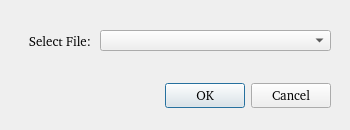
<?xml version="1.0" encoding="UTF-8"?>
<ui version="4.0">
 <class>dlgFileSave</class>
 <widget class="QDialog" name="dlgFileSave">
  <property name="geometry">
   <rect>
    <x>0</x>
    <y>0</y>
    <width>350</width>
    <height>130</height>
   </rect>
  </property>
  <property name="windowTitle">
   <string>File Save</string>
  </property>
  <widget class="QDialogButtonBox" name="dlgbxFileSave">
   <property name="geometry">
    <rect>
     <x>70</x>
     <y>80</y>
     <width>261</width>
     <height>32</height>
    </rect>
   </property>
   <property name="font">
    <font>
     <family>Piboto [Goog]</family>
     <pointsize>10</pointsize>
    </font>
   </property>
   <property name="orientation">
    <enum>Qt::Horizontal</enum>
   </property>
   <property name="standardButtons">
    <set>QDialogButtonBox::Cancel|QDialogButtonBox::Ok</set>
   </property>
  </widget>
  <widget class="QComboBox" name="cbxFileList">
   <property name="geometry">
    <rect>
     <x>100</x>
     <y>30</y>
     <width>231</width>
     <height>21</height>
    </rect>
   </property>
   <property name="font">
    <font>
     <family>Piboto [Goog]</family>
     <pointsize>10</pointsize>
    </font>
   </property>
   <property name="inputMethodHints">
    <set>Qt::ImhMultiLine</set>
   </property>
  </widget>
  <widget class="QLabel" name="label">
   <property name="geometry">
    <rect>
     <x>20</x>
     <y>30</y>
     <width>71</width>
     <height>22</height>
    </rect>
   </property>
   <property name="font">
    <font>
     <family>Piboto [Goog]</family>
     <pointsize>10</pointsize>
    </font>
   </property>
   <property name="text">
    <string>Select File:</string>
   </property>
   <property name="alignment">
    <set>Qt::AlignRight|Qt::AlignTrailing|Qt::AlignVCenter</set>
   </property>
  </widget>
 </widget>
 <resources/>
 <connections>
  <connection>
   <sender>dlgFileSave</sender>
   <signal>accepted()</signal>
   <receiver>dlgFileSave</receiver>
   <slot>accept()</slot>
   <hints>
    <hint type="sourcelabel">
     <x>174</x>
     <y>64</y>
    </hint>
    <hint type="destinationlabel">
     <x>174</x>
     <y>64</y>
    </hint>
   </hints>
  </connection>
  <connection>
   <sender>dlgFileSave</sender>
   <signal>rejected()</signal>
   <receiver>dlgFileSave</receiver>
   <slot>reject()</slot>
   <hints>
    <hint type="sourcelabel">
     <x>174</x>
     <y>64</y>
    </hint>
    <hint type="destinationlabel">
     <x>174</x>
     <y>64</y>
    </hint>
   </hints>
  </connection>
 </connections>
</ui>
